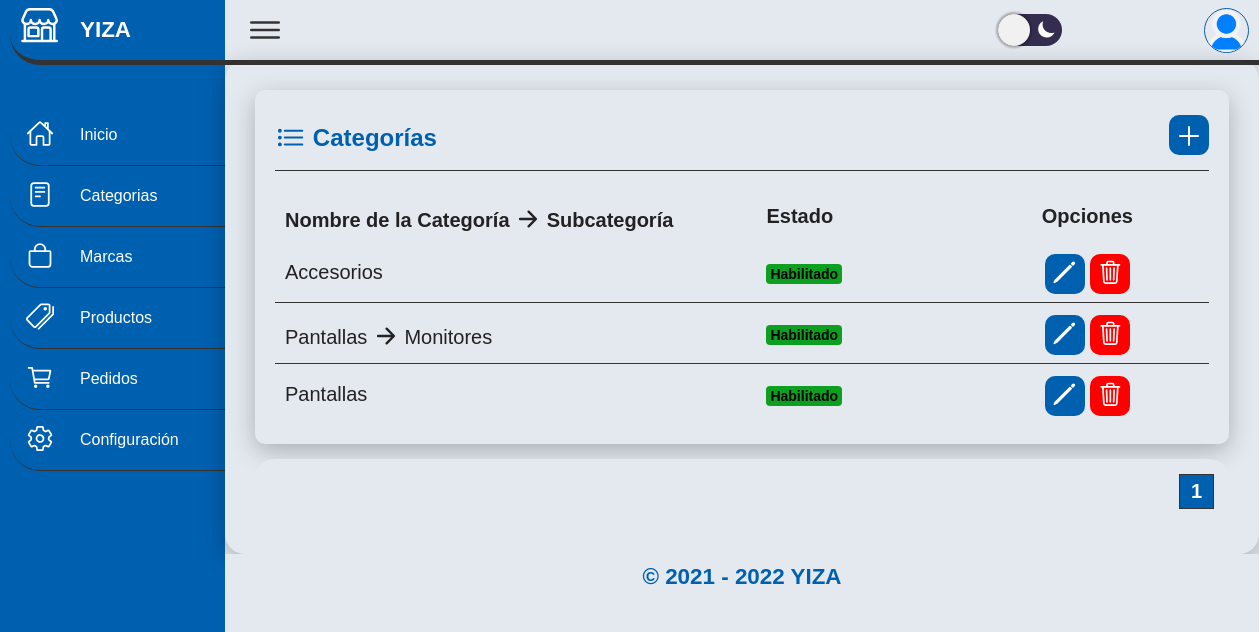
The app's page /DEMO-YIZA/STORE/ADMIN/categorias.php?page=1 (signed in) with its own data.
### tables this page shows
CREATE TABLE IF NOT EXISTS categorias (
	id_cat int AUTO_INCREMENT NOT NULL,
	nombre VARCHAR(255) NOT NULL,
	descripcion TEXT,
	metaT VARCHAR(255) NOT NULL,
	metaDes TEXT,
	metaClave TEXT,
	id_statusCat int,
	CONSTRAINT pk_categorias PRIMARY KEY (id_cat)
);

### DEMO-YIZA/STORE/ADMIN/require/_config.php (called while the page is built, shortened)
<?php
	$sql_Configuracion = "SELECT * FROM config WHERE id = 1";
	$res_Config = $conexion->query($sql_Configuracion);
	$_config = $res_Config->fetch_assoc();
	$iAdmin = $_config['itemsAdmin'];
?>

### DEMO-YIZA/STORE/ADMIN/categorias.php (the view, shortened to what this page needs)
<?php
	require('require/conexion.php');
?>
<!DOCTYPE html>
<html lang="es">
<head>
<?php require('require/nav_admin.php') ?>
				<div class="caja">
					<div class="container">
						<div class="header">
							<h2>
								<ion-icon name="list-outline"></ion-icon>
								Categorías
							</h2>
								<div class="plus" title="Agregar" onclick="showModal('modal-NCat')">
									<ion-icon name="add-outline"></ion-icon>
								</div>
						</div>
						<table>
							<thead>
								<tr>
									<td>Nombre de la Categoría <ion-icon style="font-size: 1.3em; transform: translateY(5px);" name="arrow-forward-outline"></ion-icon> Subcategoría</td>
									<td>Estado</td>
									<td>Opciones</td>
								</tr>
							</thead>
							<tbody>
								<?php
								$sqlT = mysqli_query($conexion, "SELECT COUNT(*) as total FROM categorias");
								$resT = mysqli_fetch_assoc($sqlT);
								$total = $resT['total'];
								$xPage = $iAdmin;
								if (empty($_GET['page'])) {
									$page = 1;
								}else{
									$page = $_GET['page'];
								}
								$desde = ($page-1) * $xPage;
								$tPags = ceil($total / $xPage);
									$sql= "SELECT * from categorias order by nombre limit $desde, $xPage";
									$res=mysqli_query($conexion,$sql);
									while ($row=mysqli_fetch_assoc($res)){
										$id = $row['id_cat'];
											if ($row['id_statusCat'] == 1) {
												$status = "
													<span class='status delivered'>
														Habilitado
													</span>";
											}else{
												$status = "
													<span class='status return'>
														Deshabilitado
													</span>";
											}
								?>
								<tr>
									<td title="<?php echo $row['nombre'];?>"><?php
										$sqlPadre = "SELECT * FROM cPadre where id_cat = $id";
										$resP=mysqli_query($conexion,$sqlPadre);
										while ($rowP=mysqli_fetch_assoc($resP)){
											$id_cat2 = $rowP['id_cat'];
											$id_padre2 = $rowP['id_padre'];
											if ($id_cat2 == $id_padre2) {
												$padre = "";
												echo $padre;
											}else{
												$sql2= "SELECT nombre from categorias where id_cat = $id_padre2";
												$res2=mysqli_query($conexion,$sql2);
												while ($row2=mysqli_fetch_assoc($res2)){
													$padre = $row2['nombre']." <ion-icon style='font-size: 1.3em; transform: translateY(5px);' name='arrow-forward-outline'></ion-icon> ";
													echo $padre;
												}
											}
										}
										echo $row['nombre'];
									?></td>
									<td><?php echo $status; ?></td>
									<td>
										<div class="btns2">
											<button class="edit" title="Editar" onclick="editCat(<?php echo $row['id_cat'];?>)">
										 		<ion-icon name="pencil-outline"></ion-icon>
										 	</button>
										 	<button class="delate" title="Eliminar" onclick="delateCat(<?php echo $row['id_cat'];?>)">
										 		<ion-icon name="trash-outline"></ion-icon>
										 	</button>
										</div>
									</td>
								</tr>
								<?php
									}
								?>
							</tbody>
						</table>
					</div>
					<div class="paginador">
						<ul>
					<?php
							if ($tPags <= 5) {
								for ($i=1; $i <= $tPags; $i++) {
									if ($i == $page) {
										echo '<li class="pageSelect">'.$i.'</li>';
									}else{
										echo '<li><a href="?page='.$i.'">'.$i.'</a></li>';
									}
								}
							}
					?>
						</ul>
					</div>
				</div>
			<?php
				require 'require/footer.php';
			?>
			</div>
		</div>
	</div>
</body>
</html>

### DEMO-YIZA/STORE/ADMIN/css/style_Admin.css (style rules this page uses)
ion-icon { pointer-events: none; }
* { margin: 0; padding: 0; box-sizing: border-box; font-family: sans-serif; }
:root { --blanco: #fff; --mainC: #E4E9F0; --azul: #0060B0; --gris: #333; --negro1: #222; --negro2: #999; --rgba: rgba(0, 0, 0, .25); --azulH: #779CEA; --bloque: #ddd; }
body { min-width: 300px; min-height: 100vh; overflow-x: hidden; background: var(--mainC); transition: .2s; }
.status.delivered { padding: 2px 4px; background: #0da020; color: #000; border-radius: 4px; font-size: 14px; font-weight: 900; }
.caja { width: 100%; position: relative; padding: 30px; box-shadow: 0 7px 25px var(--rgba); border-radius: 20px; }
.caja .container { padding: 20px; border-radius: 10px; position: relative; width: 100%; box-shadow: 0 7px 25px var(--rgba); text-align: center; align-items: center; justify-content: center; overflow-x: auto; }
.caja .container .header { padding-top: 5px; color: var(--azul); justify-content: space-between; display: flex; border-bottom: 1px solid var(--gris); align-items: flex-start; margin-bottom: 20px; padding-bottom: 15px; width: 100%; height: auto; }
h2 ion-icon { font-size: 1.3em; transform: translateY(7px); }
.plus { width: 40px; height: 40px; background: var(--azul); border-radius: 10px; color: var(--blanco); cursor: pointer; }
.plus ion-icon { font-size: 2em; transform: translateY(5px); }
.container table { width: 100%; border-collapse: collapse; margin-top: 10px; }
.container table thead td { font-weight: 600; }
.container table thead td:nth-child(1), .container table tr td:nth-child(1) { text-align: left !important; overflow: hidden; text-overflow: ellipsis; white-space: nowrap; max-width: 220px; }
.container table thead td:nth-child(2), .container table tr td:nth-child(2) { overflow: hidden; text-overflow: ellipsis; white-space: nowrap; max-width: 220px; }
.container table tr { color: var(--negro1); border-bottom: .5px solid var(--gris); }
.container table tr:last-child { border-bottom: none; }
.container table tr td { padding: 10px; }
.container table tr td:last-child { text-align: end; }
.edit { height: 40px; width: 40px; border: none; border-radius: 10px; transform: translateY(2px); color: var(--blanco); cursor: pointer; background: var(--azul); }
.delate { height: 40px; width: 40px; border: none; border-radius: 10px; transform: translateY(2px); color: var(--blanco); cursor: pointer; background: #f00; }
.edit ion-icon, .delate ion-icon { font-size: 2em; }
.paginador ul { position: relative; padding: 15px; list-style: none; background: var(--mainC); margin-top: 15px; display: flex; align-items: flex-end; justify-content: flex-end; border-radius: 20px; }
.paginador a, .pageSelect { color: var(--negro1); border: 1px solid var(--gris); padding: 5px; display: inline-block; font-size: 20px; text-align: center; align-items: center; justify-content: center; width: 35px; height: 35px; text-decoration: none; }
.pageSelect { color: #fff; background: var(--azul); font-weight: bold; }
.container table tr { color: var(--negro1); border-bottom: .5px solid var(--gris); border-radius: 10px; }
.container table tr:last-child { border-bottom: none; overflow: hidden; text-overflow: ellipsis; white-space: nowrap; max-width: 220px; }
.container table tr td { padding: 10px; font-size: 20px; }
.container table tr td:nth-child(1) { text-align: center; overflow: hidden; text-overflow: ellipsis; white-space: nowrap; max-width: 220px; }
.container table tr td:last-child { text-align: center; overflow: hidden; text-overflow: ellipsis; white-space: nowrap; max-width: 220px; }
.container table tr td:nth-child(2) { overflow: hidden; text-overflow: ellipsis; white-space: nowrap; max-width: 220px; text-align: start; }
.container table tr td:nth-child(3) { text-align: center; overflow: hidden; text-overflow: ellipsis; white-space: nowrap; max-width: 220px; }

### records on screen
categorias: nombre "Accesorios", shows "Habilitado"
categorias: nombre "Monitores", shows "Habilitado"
categorias: nombre "Pantallas", shows "Habilitado"
